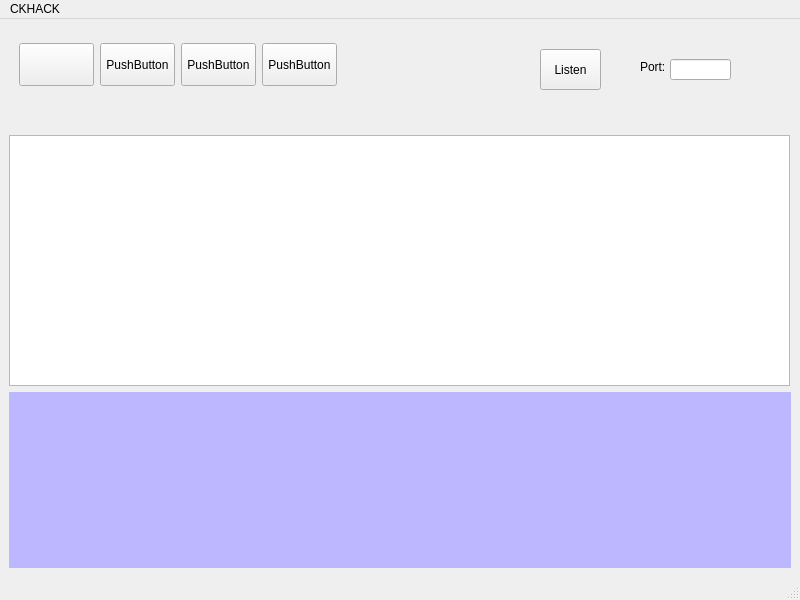
<?xml version="1.0" encoding="UTF-8"?>
<ui version="4.0">
 <class>MainWindow</class>
 <widget class="QMainWindow" name="MainWindow">
  <property name="geometry">
   <rect>
    <x>0</x>
    <y>0</y>
    <width>800</width>
    <height>600</height>
   </rect>
  </property>
  <property name="windowTitle">
   <string>MainWindow</string>
  </property>
  <widget class="QWidget" name="centralwidget">
   <widget class="QWidget" name="Control" native="true">
    <property name="geometry">
     <rect>
      <x>10</x>
      <y>10</y>
      <width>771</width>
      <height>71</height>
     </rect>
    </property>
    <property name="styleSheet">
     <string notr="true"/>
    </property>
    <widget class="QPushButton" name="btn1">
     <property name="geometry">
      <rect>
       <x>9</x>
       <y>14</y>
       <width>75</width>
       <height>43</height>
      </rect>
     </property>
     <property name="text">
      <string/>
     </property>
    </widget>
    <widget class="QPushButton" name="btn2">
     <property name="geometry">
      <rect>
       <x>90</x>
       <y>14</y>
       <width>75</width>
       <height>43</height>
      </rect>
     </property>
     <property name="text">
      <string>PushButton</string>
     </property>
    </widget>
    <widget class="QPushButton" name="btn3">
     <property name="geometry">
      <rect>
       <x>171</x>
       <y>14</y>
       <width>75</width>
       <height>43</height>
      </rect>
     </property>
     <property name="text">
      <string>PushButton</string>
     </property>
    </widget>
    <widget class="QPushButton" name="btn4">
     <property name="geometry">
      <rect>
       <x>252</x>
       <y>14</y>
       <width>75</width>
       <height>43</height>
      </rect>
     </property>
     <property name="text">
      <string>PushButton</string>
     </property>
    </widget>
    <widget class="QPushButton" name="btn_listen">
     <property name="geometry">
      <rect>
       <x>530</x>
       <y>20</y>
       <width>61</width>
       <height>41</height>
      </rect>
     </property>
     <property name="text">
      <string>Listen</string>
     </property>
    </widget>
    <widget class="QLineEdit" name="port">
     <property name="geometry">
      <rect>
       <x>660</x>
       <y>30</y>
       <width>61</width>
       <height>21</height>
      </rect>
     </property>
    </widget>
    <widget class="QLabel" name="label">
     <property name="geometry">
      <rect>
       <x>630</x>
       <y>30</y>
       <width>53</width>
       <height>16</height>
      </rect>
     </property>
     <property name="text">
      <string>Port:</string>
     </property>
    </widget>
   </widget>
   <widget class="QWidget" name="widget" native="true">
    <property name="geometry">
     <rect>
      <x>9</x>
      <y>86</y>
      <width>781</width>
      <height>281</height>
     </rect>
    </property>
    <property name="styleSheet">
     <string notr="true"/>
    </property>
    <widget class="QListWidget" name="listWidget">
     <property name="geometry">
      <rect>
       <x>0</x>
       <y>30</y>
       <width>781</width>
       <height>251</height>
      </rect>
     </property>
    </widget>
   </widget>
   <widget class="QWidget" name="widget_2" native="true">
    <property name="geometry">
     <rect>
      <x>9</x>
      <y>373</y>
      <width>782</width>
      <height>176</height>
     </rect>
    </property>
    <property name="styleSheet">
     <string notr="true">background-color: rgb(188, 183, 255);</string>
    </property>
   </widget>
  </widget>
  <widget class="QMenuBar" name="menubar">
   <property name="geometry">
    <rect>
     <x>0</x>
     <y>0</y>
     <width>800</width>
     <height>22</height>
    </rect>
   </property>
   <widget class="QMenu" name="menuCKHACK">
    <property name="title">
     <string>CKHACK</string>
    </property>
   </widget>
   <addaction name="menuCKHACK"/>
  </widget>
  <widget class="QStatusBar" name="statusbar"/>
 </widget>
 <resources/>
 <connections/>
</ui>
